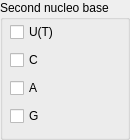
               <widget class="QGroupBox" name="groupBox_2">
                <property name="maximumSize">
                 <size>
                  <width>16777215</width>
                  <height>145</height>
                 </size>
                </property>
                <property name="title">
                 <string>Second nucleo base</string>
                </property>
                <widget class="QWidget" name="verticalLayoutWidget_9">
                 <property name="geometry">
                  <rect>
                   <x>10</x>
                   <y>20</y>
                   <width>111</width>
                   <height>111</height>
                  </rect>
                 </property>
                 <layout class="QVBoxLayout" name="verticalLayout_28">
                  <item>
                   <widget class="QCheckBox" name="u_checkBox_2">
                    <property name="text">
                     <string>U(T)</string>
                    </property>
                   </widget>
                  </item>
                  <item>
                   <widget class="QCheckBox" name="c_checkBox_2">
                    <property name="text">
                     <string>C</string>
                    </property>
                   </widget>
                  </item>
                  <item>
                   <widget class="QCheckBox" name="a_checkBox_2">
                    <property name="text">
                     <string>A</string>
                    </property>
                   </widget>
                  </item>
                  <item>
                   <widget class="QCheckBox" name="g_checkBox_2">
                    <property name="text">
                     <string>G</string>
                    </property>
                   </widget>
                  </item>
                 </layout>
                </widget>
               </widget>
